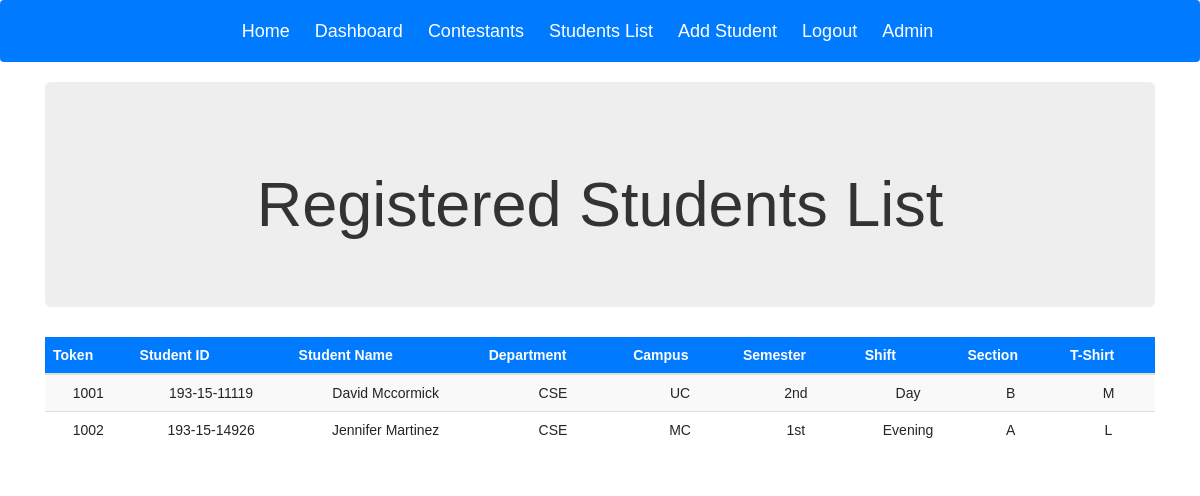
The page /Registration/contestants/ (signed in) on the database as committed earlier.
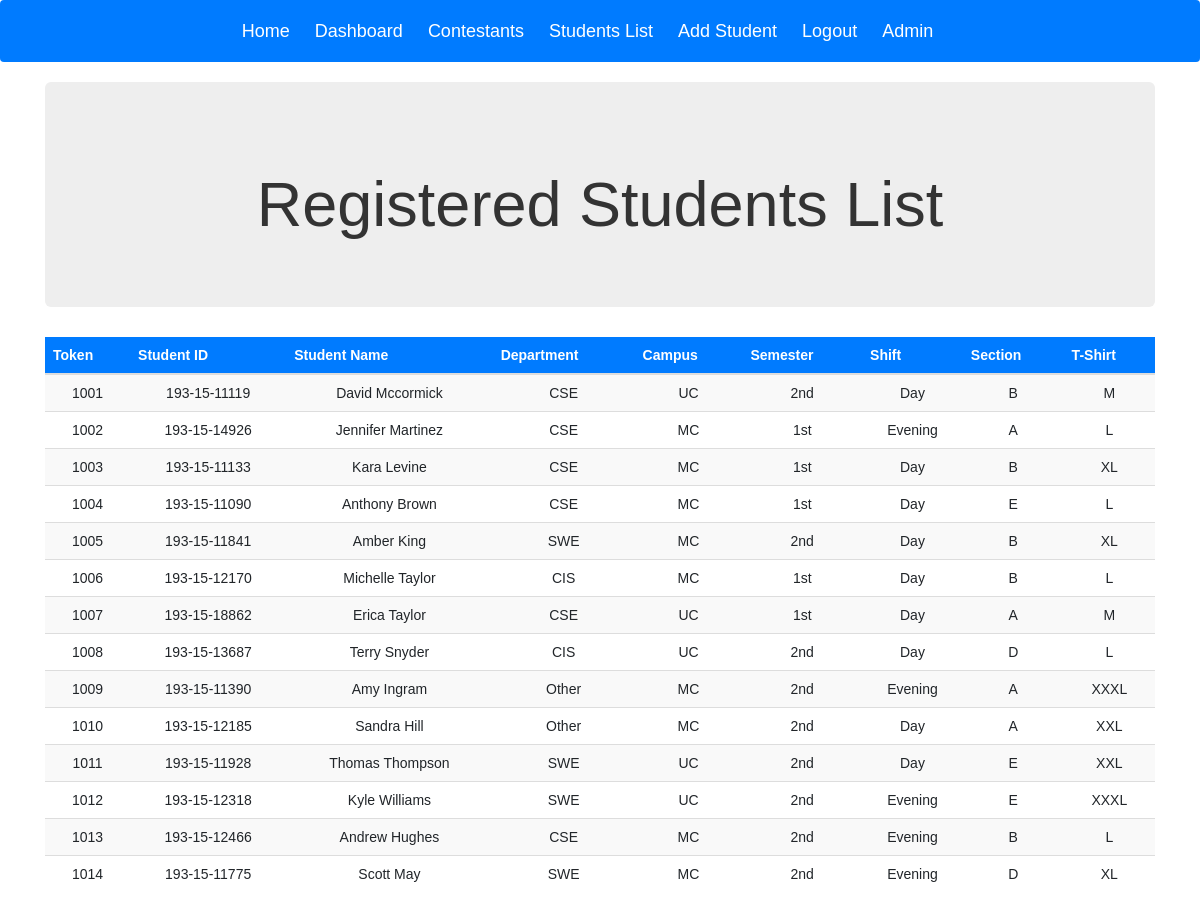
The same page on the database as committed later.
### Registration/models.py (models this page shows, shortened)
class Contestant(models.Model):
    basic_info = models.OneToOneField(Student, on_delete=models.CASCADE, null=True)
    TShirt = models.CharField(max_length=10, default='M')
    Token = models.IntegerField(primary_key=True, default=1001)

class Student(models.Model):
    dept = (
        ('CSE', "CSE"),
        ('SWE', 'SWE'),
        ('CIS', 'CIS'),
        ('Other', 'Other'),
    )
    camp = (
        ('MC', 'MC'),
        ('UC', 'UC'),
    )
    sem = (
        ('1st', '1st'),
        ('2nd', '2nd'),
    )
    shft = (
        ('Day', 'Day'),
        ('Evening', 'Evening'),
    )
    sec = (
        ('A', 'A'),
        ('B', 'B'),
        ('C', 'C'),
        ('D', 'D'),
        ('E', 'E'),
    )
    ID = models.CharField(max_length=20, unique=True, primary_key=True)
    Name = models.CharField(max_length=50)
    Department = models.CharField(max_length=10, choices=dept, default='CSE')
    Campus = models.CharField(max_length=10, choices=camp, default='MC')
    Semester = models.CharField(max_length=10, choices=sem, default='1st')
    Shift = models.CharField(max_length=10, choices=shft, default='Day')
    Section = models.CharField(max_length=10, choices=sec)
    Status = models.BooleanField(default=False)

### Registration/views.py (the view)
@login_required
def contestants(request):
    reg_std = Contestant.objects.order_by('Token')
    dict = {'table': reg_std}
    return render(request, 'Registration/reg_std.html', context=dict)

### templates/Registration/reg_std.html
{% extends "Registration/base.html" %}
{% load static %}
 {% block body_block %}
   <div class="container">
     <div class="jumbotron">
       <h1> Registered Students List</h1>
     </div>
   </div>
   <div class="container">
     <div class="table-responsive">
     {% if table %}
       <table class = "table table-striped table-hover">
         <thead class= "thead-primary">
           <th scope="col">Token</th>
           <th scope="col">Student ID</th>
           <th scope="col"> Student Name</th>
           <th scope="col">Department</th>
           <th scope="col">Campus</th>
           <th scope="col">Semester</th>
           <th scope="col">Shift</th>
           <th scope="col">Section</th>
           <th scope="col">T-Shirt</th>
         </thead>
         {% for st in table %}
           <tr>
             <td>{{ st.Token }}</td>
             <td>{{ st.basic_info.ID }}</td>
             <td>{{ st.basic_info.Name|title }}</td>
             <td>{{ st.basic_info.Department }}</td>
             <td>{{ st.basic_info.Campus }}</td>
             <td>{{ st.basic_info.Semester }}</td>
             <td>{{ st.basic_info.Shift }}</td>
             <td>{{ st.basic_info.Section }}</td>
             <td>{{ st.TShirt }}</td>
           </tr>
         {% endfor %}
       </table>
       {% else %}
         <h2>No Registered Contestant Yet</h2>
       {% endif %}
   </div>
   </div>
{% endblock %}

### templates/Registration/base.html (shortened to what this page needs)
<!DOCTYPE html>
{% load static %}
<html lang="en" dir="ltr">
  <head>
    <link rel="stylesheet" href="https://maxcdn.bootstrapcdn.com/bootstrap/4.4.1/css/bootstrap.min.css">
    <link rel="stylesheet" href="https://maxcdn.bootstrapcdn.com/bootstrap/3.4.1/css/bootstrap.min.css">
  </head>
  <body>
    <nav class="navbar navbar-expand-sm  bg-primary sticky-top navbar-dark">
      <div class="container">
        <ul class='nav navbar-nav'>
          <li><a class="navbar-brand" href="{% url 'home' %}">Home</a></li>
          {% if user.is_authenticated %}
          <li><a class="navbar-brand" href="{% url 'registration:dashboard' %}">Dashboard</a></li>
            <li><a class="navbar-brand" href="{% url 'registration:contestants' %}">Contestants</a></li>
            {% if user.is_superuser %}
              <li><a class="navbar-brand" href="{% url 'registration:list' %}">Students List</a></li>
              <li><a class="navbar-brand" href="{% url 'registration:form' %}">Add Student</a></li>
            {% endif %}
            <li><a class="navbar-brand" href="{% url 'logout' %}">Logout</a></li>
          {% else %}
            <li><a class="navbar-brand" href="{% url 'user_login' %}">Login</a></li>
            <li><a class="navbar-brand" href="{% url 'registration:register' %}">Register</a></li>
          {% endif %}
          <li><a class="navbar-brand" href="{% url 'admin:index' %}">Admin</a></li>
        </ul>
      </div>
    </nav>
      {% block body_block %}{% endblock %}
  </body>
</html>

### templates/Registration/base.html (style rules this page uses)
body { text-align: center; font-family: sans-serif; font-weight: 100; }
h1 { font-weight: 100; font-size: 40px; margin: 40px 0px 20px; }
th { background-color: #007bff; color: white; }

Rows that differ between the two databases and show on the page:
added Contestant: Token "1003", basic_info.ID "193-15-11133", basic_info.Name "Kara Levine", basic_info.Department "CSE", basic_info.Campus "MC", basic_info.Semester "1st", basic_info.Shift "Day", basic_info.Section "B", TShirt "XL"
added Contestant: Token "1004", basic_info.ID "193-15-11090", basic_info.Name "Anthony Brown", basic_info.Department "CSE", basic_info.Campus "MC", basic_info.Semester "1st", basic_info.Shift "Day", basic_info.Section "E", TShirt "L"
added Contestant: Token "1005", basic_info.ID "193-15-11841", basic_info.Name "Amber King", basic_info.Department "SWE", basic_info.Campus "MC", basic_info.Semester "2nd", basic_info.Shift "Day", basic_info.Section "B", TShirt "XL"
added Contestant: Token "1006", basic_info.ID "193-15-12170", basic_info.Name "Michelle Taylor", basic_info.Department "CIS", basic_info.Campus "MC", basic_info.Semester "1st", basic_info.Shift "Day", basic_info.Section "B", TShirt "L"
added Contestant: Token "1007", basic_info.ID "193-15-18862", basic_info.Name "Erica Taylor", basic_info.Department "CSE", basic_info.Campus "UC", basic_info.Semester "1st", basic_info.Shift "Day", basic_info.Section "A", TShirt "M"
added Contestant: Token "1008", basic_info.ID "193-15-13687", basic_info.Name "Terry Snyder", basic_info.Department "CIS", basic_info.Campus "UC", basic_info.Semester "2nd", basic_info.Shift "Day", basic_info.Section "D", TShirt "L"
added Contestant: Token "1009", basic_info.ID "193-15-11390", basic_info.Name "Amy Ingram", basic_info.Department "Other", basic_info.Campus "MC", basic_info.Semester "2nd", basic_info.Shift "Evening", basic_info.Section "A", TShirt "XXXL"
added Contestant: Token "1010", basic_info.ID "193-15-12185", basic_info.Name "Sandra Hill", basic_info.Department "Other", basic_info.Campus "MC", basic_info.Semester "2nd", basic_info.Shift "Day", basic_info.Section "A", TShirt "XXL"
added Contestant: Token "1011", basic_info.ID "193-15-11928", basic_info.Name "Thomas Thompson", basic_info.Department "SWE", basic_info.Campus "UC", basic_info.Semester "2nd", basic_info.Shift "Day", basic_info.Section "E", TShirt "XXL"
added Contestant: Token "1012", basic_info.ID "193-15-12318", basic_info.Name "Kyle Williams", basic_info.Department "SWE", basic_info.Campus "UC", basic_info.Semester "2nd", basic_info.Shift "Evening", basic_info.Section "E", TShirt "XXXL"
added Contestant: Token "1013", basic_info.ID "193-15-12466", basic_info.Name "Andrew Hughes", basic_info.Department "CSE", basic_info.Campus "MC", basic_info.Semester "2nd", basic_info.Shift "Evening", basic_info.Section "B", TShirt "L"
added Contestant: Token "1014", basic_info.ID "193-15-11775", basic_info.Name "Scott May", basic_info.Department "SWE", basic_info.Campus "MC", basic_info.Semester "2nd", basic_info.Shift "Evening", basic_info.Section "D", TShirt "XL"
